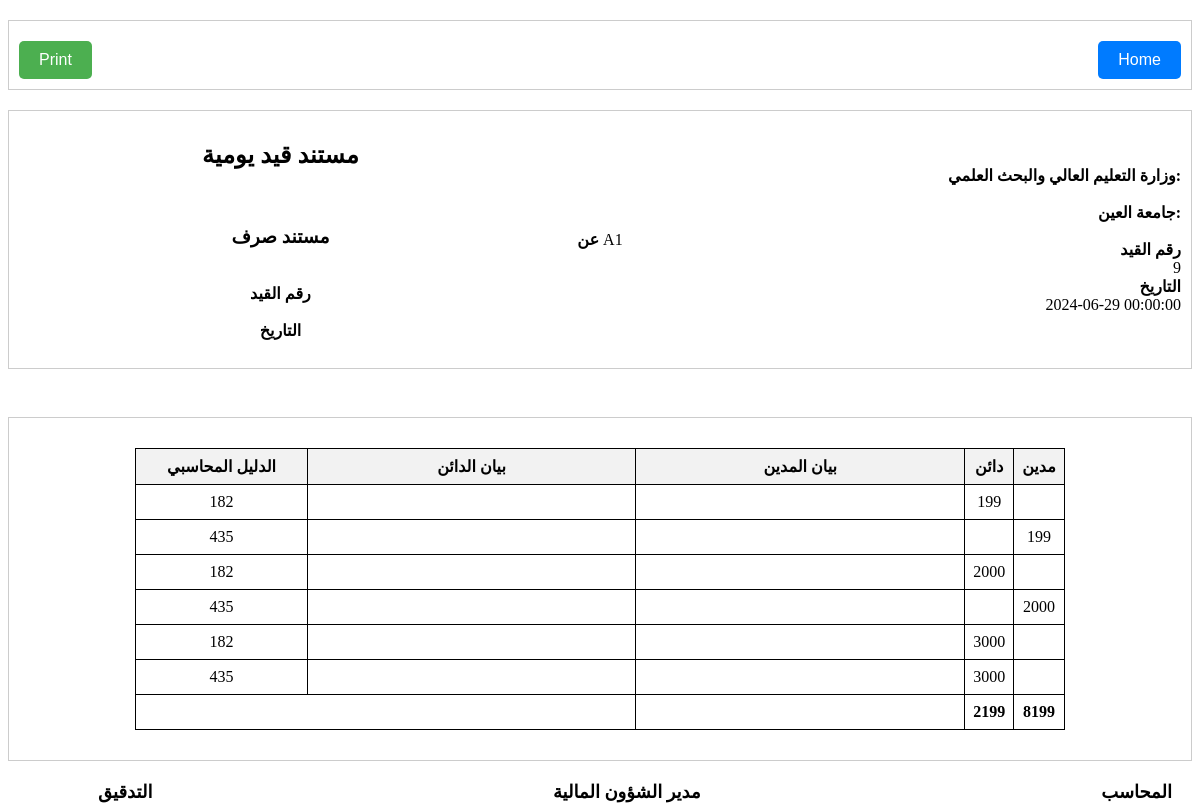
Page /accounts/view/receipt_daily_record.php?id_e=9 on the committed database.
### tables this page shows
CREATE TABLE `daily_record` (
  `id_dc` int(11) NOT NULL,
  `number` float DEFAULT NULL,
  `money` float DEFAULT NULL,
  `data_in` datetime DEFAULT NULL,
  `type` text DEFAULT NULL,
  `date_ac` datetime DEFAULT NULL,
  `note` text DEFAULT NULL,
  `from_per` text DEFAULT NULL,
  `write_mo` text DEFAULT NULL,
  `id_u` float DEFAULT NULL,
  `name` text DEFAULT NULL,
  `id_col` float DEFAULT NULL,
  `id_s` float DEFAULT NULL,
  `e_number` text DEFAULT NULL,
  `e_date` varchar(255) DEFAULT NULL,
  `type_of_receipt` int(11) DEFAULT NULL,
  `year_r` varchar(50) DEFAULT NULL,
  `in_number` varchar(50) DEFAULT NULL,
  `in_date` datetime DEFAULT NULL,
  `in_amount` varchar(50) DEFAULT NULL,
  `adder_name` varchar(255) DEFAULT NULL,
  `added_date` datetime DEFAULT NULL,
  `updater_name` varchar(255) DEFAULT NULL,
  `updated_date` datetime DEFAULT NULL
);

CREATE TABLE `daily_record_detal` (
  `id_dd` int(11) NOT NULL,
  `money` float DEFAULT NULL,
  `type` text DEFAULT NULL,
  `number_acc` float DEFAULT NULL,
  `number_ber` float DEFAULT NULL,
  `id_cost` float DEFAULT NULL,
  `id_dc` float DEFAULT NULL
);

### accounts/view/receipt_daily_record.php (the view, shortened to what this page needs)
<!DOCTYPE html>
<html>
<head>
       <link rel="stylesheet" href="../css/daily_record.css">
</head>
<body>
    <div class="container">
        <button class="print-button" onclick="window.print()">Print</button>
        <button class="home-button" onclick="window.location.href = 'daily_record_search.php'">Home</button>
    </div>
    <?php
    include "number_to_arabic_word.php";
    include "../php/env/db.php";
    $id_e = isset($_GET['id_e']) ? $_GET['id_e'] : '';
    if ($id_e) {
        $sql = "SELECT id_dc, data_in, from_per,in_number,in_date FROM daily_record WHERE id_dc = ?";
        $stmt = $conn->prepare($sql);
        $stmt->bind_param("s", $id_e);
        $stmt->execute();
        $result = $stmt->get_result();
        if ($result->num_rows > 0) {
            while($row = $result->fetch_assoc()) {
                echo "<div class='container'>";
                echo "<div class='left'>";
                echo "<h2>مستند قيد يومية</h2> <br>";
                echo "<h3>مستند صرف </h3> <br>";
                echo "<b>رقم القيد</b> " . htmlspecialchars($row["in_number"]) . "<br>";
                echo "<b>التاريخ</b> " . htmlspecialchars($row["in_date"]) . "<br>";
                echo "</div>";
                echo "<div class='center'><b>عن  </b>" . htmlspecialchars($row["from_per"]) . "</div>";
                echo "<div class='right'>";
                echo "<b>وزارة التعليم العالي والبحث العلمي:</b><br>";
                echo "<b>جامعة العين:</b><br>";
                echo "<b>رقم القيد</b> " . htmlspecialchars($row["id_dc"]) . "<br>";
                echo "<b>التاريخ</b> " . htmlspecialchars($row["data_in"]) . "<br>";
                echo "</div>";
                echo "</div><br>";
            }
        } else {
            echo "<b>0 results</b>";
        }
        $total_debit = 0;
        $total_credit = 0;
        $sql_details = "
            SELECT drd.type, drd.money, drd.number_acc, ca.name
            FROM daily_record_detal drd
            LEFT JOIN cost_acc ca ON drd.number_acc = ca.code
            WHERE drd.id_dc = ?
        ";
        $stmt_details = $conn->prepare($sql_details);
        $stmt_details->bind_param("s", $id_e);
        $stmt_details->execute();
        $result_details = $stmt_details->get_result();
        if ($result_details->num_rows > 0) {
            echo "<div class='container'>";
            echo "<table>";
            echo "<tr><th><b>الدليل المحاسبي</b></th><th><b>بيان الدائن</b></th><th><b>بيان المدين</b></th><th><b>دائن</b></th><th><b>مدين</b></th></tr>";
            while ($row = $result_details->fetch_assoc()) {
                echo "<tr>";
                echo "<td class='narrow'>" . htmlspecialchars($row['number_acc']) . "</td>";
                if ($row['type'] == 'spent') {
                    echo "<td class='wide'>" . htmlspecialchars($row['name']) . "</td>";
                    echo "<td class='wide'></td>";
                    echo "<td>" . htmlspecialchars($row['money']) . "</td><td></td>";
                    $total_debit += $row['money'];
                } elseif ($row['type'] == 'paid') {
                    echo "<td class='wide'></td>";
                    echo "<td class='wide'>" . htmlspecialchars($row['name']) . "</td>";
                    echo "<td></td><td>" . htmlspecialchars($row['money']) . "</td>";
                    $total_credit += $row['money'];
                }
                echo "</tr>";
            }
            if ($total_credit >= $total_debit) {
                $total_in_words = convert_number($total_credit,"male");
            } else {
                $total_in_words = convert_number($total_debit,"male");
            }
            echo "<tr><td colspan='2'><b>" . ($total_credit >= $total_debit ? $total_in_words : '') . "</b></td><td></td><td><b>" . $total_credit . "</b></td><td><b>" . $total_debit . "</b></td></tr>";
            echo "</table>";
            echo "</div>";
        } else {
            echo "0 results";
        }
    }
    ?>
    <div class="footer">
        <div class="text right"><b>المحاسب</b></div>
        <div class="text center"><b>مدير الشؤون المالية</b></div>
        <div class="text left"><b>التدقيق</b></div>
    </div>
</body>
</html>

### accounts/css/daily_record.css (style rules this page uses)
body { text-align: center; }
.container { display: flex; justify-content: center; align-items: center; text-align: center; margin-top: 20px; }
.right { text-align: right; }
.center { margin: 20px auto; }
table { width: 80%; margin: 20px auto; border-collapse: collapse; }
th, td { border: 1px solid black; padding: 8px; text-align: center; }
th { background-color: #f2f2f2; }
.wide { width: 40%; }
.narrow { width: 20%; }
.footer { margin-top: 20px; text-align: center; }
.footer .text { font-size: 18px; display: inline-block; margin: 0 10px; }
.footer .left { text-align: left; float: left; margin-left: 90px; }
.footer .right { text-align: right; float: right; margin-right: 20px; }
.print-button { display: inline-block; margin-top: 10px; padding: 10px 20px; background-color: #4CAF50; color: white; border: none; cursor: pointer; text-decoration: none; font-size: 16px; border-radius: 5px; }
.home-button { display: inline-block; margin-top: 10px; padding: 10px 20px; background-color: #007BFF; color: white; border: none; cursor: pointer; text-decoration: none; font-size: 16px; border-radius: 5px; }
.container { display: flex; justify-content: space-between; border: 1px solid #ccc; padding: 10px; margin-bottom: 10px; }
.left, .right { flex: 0 0 45%; }
.right b, .left b { display: block; }

### rows in the picture
daily_record: from_per "A1", id_dc "9", data_in "2024-06-29 00:00:00"
daily_record_detal: number_acc "182", money "199"
daily_record_detal: number_acc "435", money "199"
daily_record_detal: number_acc "182", money "2000"
daily_record_detal: number_acc "435", money "2000"
daily_record_detal: number_acc "182", money "3000"
daily_record_detal: number_acc "435", money "3000"

### other values in the picture
$total_credit "2199"
$total_debit "8199"
